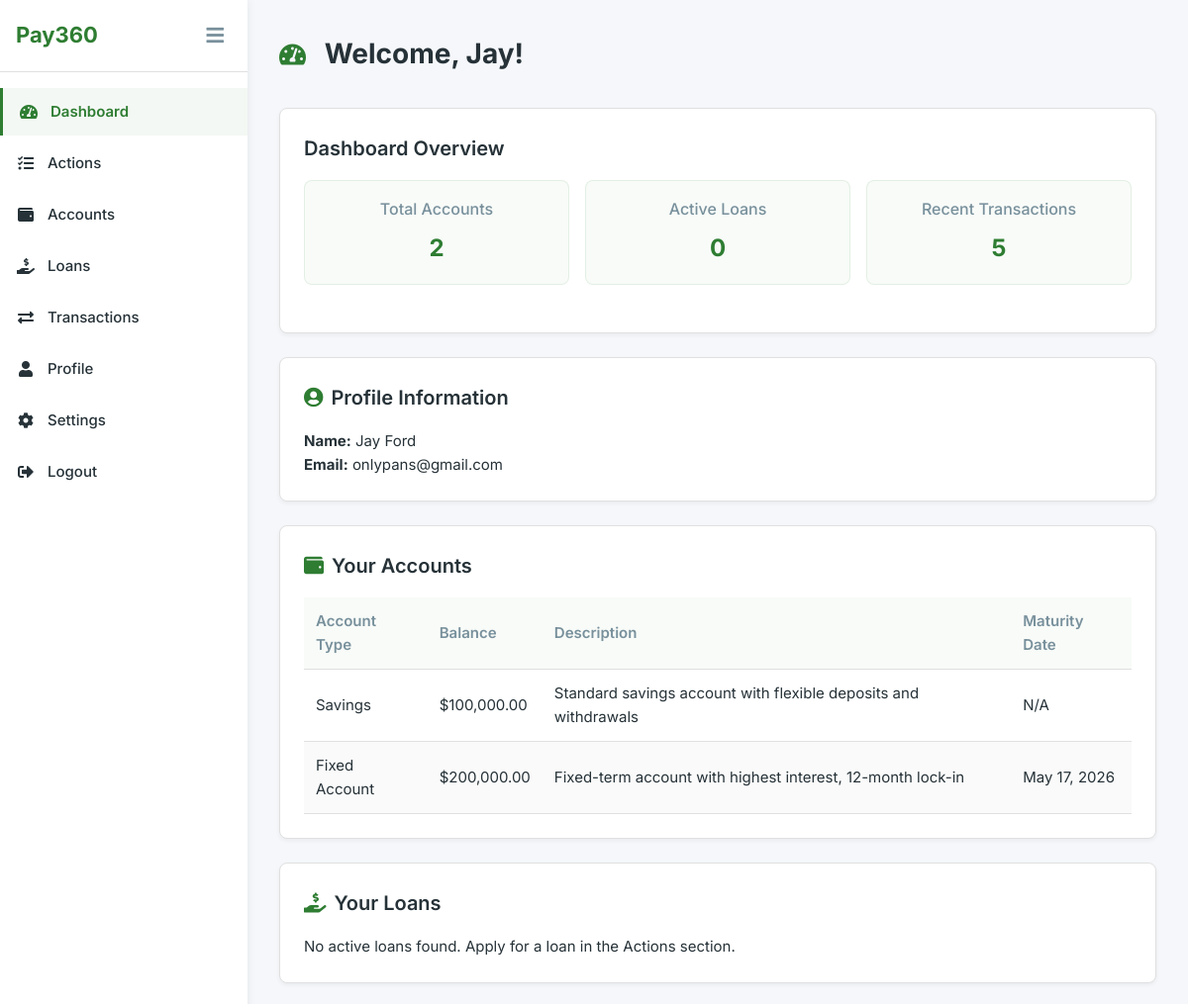
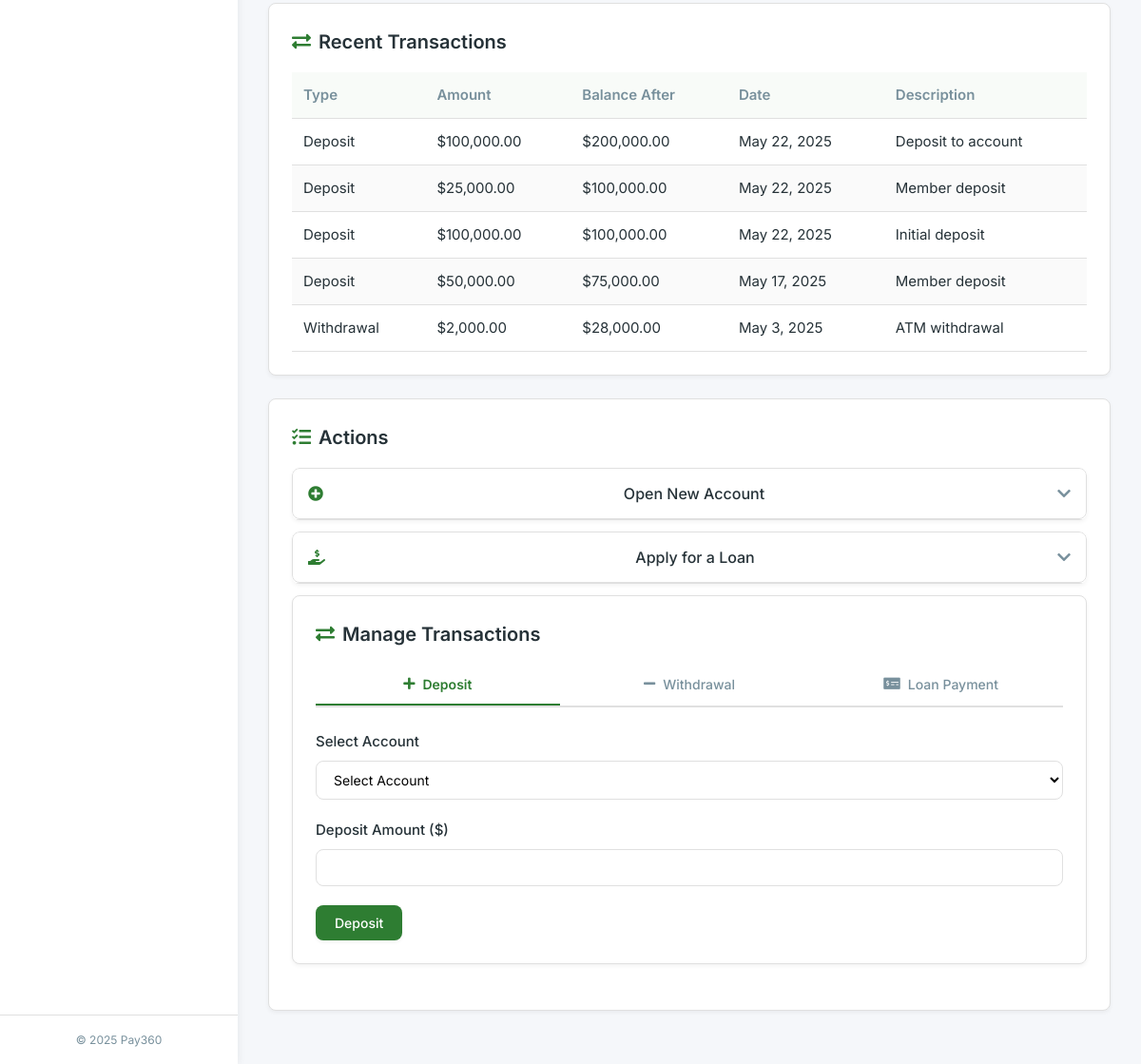
Page /MemberDashboard.php (signed in) on the committed database (2 pictures, top to bottom).
### tables this page shows
CREATE TABLE `member` (
  `MemberID` int(11) NOT NULL AUTO_INCREMENT,
  `Firstname` varchar(255) NOT NULL,
  `Middlename` varchar(255) NOT NULL,
  `Lastname` varchar(255) NOT NULL,
  `Gender` varchar(10) NOT NULL,
  `Birthdate` date NOT NULL,
  `House_No` int(10) NOT NULL,
  `Street` varchar(255) NOT NULL,
  `Barangay_or_Village` varchar(255) NOT NULL,
  `Municipality` varchar(255) NOT NULL,
  `City` varchar(255) NOT NULL,
  `Email` varchar(255) NOT NULL,
  `Password` varchar(255) NOT NULL,
  `Contact_No` varchar(20) NOT NULL,
  PRIMARY KEY (`MemberID`)
);

CREATE TABLE `account` (
  `AccountID` int(11) NOT NULL AUTO_INCREMENT,
  `MemberID` int(11) NOT NULL,
  `Account_Type` varchar(100) NOT NULL,
  `Balance` decimal(10,0) NOT NULL,
  PRIMARY KEY (`AccountID`),
  KEY `Member_ID` (`MemberID`),
  CONSTRAINT `Member_ID` FOREIGN KEY (`MemberID`) REFERENCES `member` (`MemberID`)
);

CREATE TABLE `account_types` (
  `type_id` int(11) NOT NULL AUTO_INCREMENT,
  `type_name` varchar(50) NOT NULL,
  `allows_deposits` tinyint(1) DEFAULT 1,
  `allows_withdrawals` tinyint(1) DEFAULT 1,
  `has_restrictions` tinyint(1) DEFAULT 0,
  `default_interest_rate` decimal(5,4) DEFAULT NULL,
  `minimum_opening_balance` decimal(15,2) DEFAULT NULL,
  `maintenance_fee` decimal(10,2) DEFAULT NULL,
  `description` text DEFAULT NULL,
  PRIMARY KEY (`type_id`),
  UNIQUE KEY `type_name` (`type_name`)
);

CREATE TABLE `account_restrictions` (
  `restriction_id` int(11) NOT NULL AUTO_INCREMENT,
  `AccountID` int(11) NOT NULL,
  `maturity_date` date DEFAULT NULL,
  `early_withdrawal_penalty` decimal(5,4) DEFAULT NULL,
  `minimum_balance` decimal(15,2) DEFAULT NULL,
  `restriction_description` text DEFAULT NULL,
  PRIMARY KEY (`restriction_id`),
  KEY `fk_account_restriction` (`AccountID`),
  CONSTRAINT `fk_account_restriction` FOREIGN KEY (`AccountID`) REFERENCES `account` (`AccountID`) ON DELETE CASCADE
);

CREATE TABLE `transactions` (
  `transaction_id` int(11) NOT NULL AUTO_INCREMENT,
  `AccountID` int(11) NOT NULL,
  `MemberID` int(11) NOT NULL,
  `transaction_type` enum('Deposit','Withdrawal','Interest','Fee','Transfer','Adjustment') NOT NULL,
  `amount` decimal(15,2) NOT NULL,
  `penalty_amount` decimal(15,2) DEFAULT 0.00,
  `balance_after` decimal(15,2) NOT NULL,
  `transaction_date` timestamp NOT NULL DEFAULT current_timestamp(),
  `description` varchar(255) DEFAULT NULL,
  `reference_number` varchar(50) DEFAULT NULL,
  `status` enum('Pending','Completed','Failed','Canceled') DEFAULT 'Completed',
  PRIMARY KEY (`transaction_id`),
  KEY `fk_transaction_account` (`AccountID`),
  KEY `fk_transaction_member` (`MemberID`),
  CONSTRAINT `fk_transaction_account` FOREIGN KEY (`AccountID`) REFERENCES `account` (`AccountID`) ON DELETE CASCADE,
  CONSTRAINT `fk_transaction_member` FOREIGN KEY (`MemberID`) REFERENCES `member` (`MemberID`) ON DELETE CASCADE
);

### MemberDashboard.php (the view, shortened to what the rows shown need)
<?php
require_once 'connect_db.php';
$user_id = $_SESSION['MemberID'];
$stmt = $con->prepare("SELECT Firstname, email, Lastname FROM member WHERE MemberID = ?");
$stmt->bind_param("i", $user_id);
$stmt->execute();
$result = $stmt->get_result();
$user = $result->fetch_assoc();
$account_query = "
    SELECT a.AccountID, a.Account_Type, a.Balance, at.description
    FROM account a
    JOIN account_types at ON a.Account_Type = at.type_name
    WHERE a.MemberID = ?
";
$account_stmt = $con->prepare($account_query);
$account_stmt->bind_param("i", $user_id);
$account_stmt->execute();
$accounts_result = $account_stmt->get_result();
$accounts = $accounts_result->fetch_all(MYSQLI_ASSOC);
$transaction_query = "
    SELECT transaction_id, transaction_type, amount, balance_after, transaction_date, description
    FROM transactions
    WHERE MemberID = ?
    ORDER BY transaction_date DESC
    LIMIT 5
";
$transaction_stmt = $con->prepare($transaction_query);
$transaction_stmt->bind_param("i", $user_id);
$transaction_stmt->execute();
$transactions_result = $transaction_stmt->get_result();
$transactions = $transactions_result->fetch_all(MYSQLI_ASSOC);
?>
<!DOCTYPE html>
<html lang="en">
<head>
    <link rel="stylesheet" href="https://cdnjs.cloudflare.com/ajax/libs/font-awesome/5.15.4/css/all.min.css">
    <link rel="stylesheet" href="member_dashboard.css">
</head>
<body>
    <div class="dashboard-container">
        <nav class="sidebar">
            <div class="sidebar-header">
                <div class="logo">
                    <h2>Pay360</h2>
                </div>
            </div>
        </nav>
        <main class="main-content">
            <header>
                <h1><i class="fas fa-tachometer-alt"></i> Welcome, <?php echo htmlspecialchars($user['Firstname'] ?? 'Member'); ?>!</h1>
            </header>
            <section class="dashboard-section" id="dashboard">
                <div class="dashboard-card">
                    <h2>Dashboard Overview</h2>
                </div>
                <div class="profile-card">
                    <h3><i class="fas fa-user-circle"></i> Profile Information</h3>
                    <p><strong>Name:</strong> <?php echo htmlspecialchars($user['Firstname'] . ' ' . $user['Lastname']); ?></p>
                    <p><strong>Email:</strong> <?php echo htmlspecialchars($user['email']); ?></p>
                </div>
            </section>
            <section class="dashboard-section" id="accounts">
                <div class="dashboard-card">
                    <h2><i class="fas fa-wallet"></i> Your Accounts</h2>
                    <?php if (count($accounts) > 0): ?>
                        <div class="table-wrapper">
                            <table class="accounts-table">
                                <thead>
                                    <tr>
                                        <th>Account Type</th>
                                        <th>Balance</th>
                                        <th>Description</th>
                                        <th>Maturity Date</th>
                                    </tr>
                                </thead>
                                <tbody>
                                    <?php
                                    $account_maturity_query = "
                                        SELECT a.AccountID, a.Account_Type, a.Balance, at.description, ar.maturity_date
                                        FROM account a
                                        JOIN account_types at ON a.Account_Type = at.type_name
                                        LEFT JOIN account_restrictions ar ON a.AccountID = ar.AccountID
                                        WHERE a.MemberID = ?
                                    ";
                                    $account_maturity_stmt = $con->prepare($account_maturity_query);
                                    $account_maturity_stmt->bind_param("i", $user_id);
                                    $account_maturity_stmt->execute();
                                    $accounts_with_maturity = $account_maturity_stmt->get_result()->fetch_all(MYSQLI_ASSOC);
                                    ?>
                                    <?php foreach ($accounts_with_maturity as $account): ?>
                                        <tr>
                                            <td><?php echo htmlspecialchars($account['Account_Type']); ?></td>
                                            <td>$<?php echo number_format($account['Balance'], 2); ?></td>
                                            <td><?php echo htmlspecialchars($account['description'] ?? 'N/A'); ?></td>
                                            <td><?php echo $account['maturity_date'] ? date('F j, Y', strtotime($account['maturity_date'])) : 'N/A'; ?></td>
                                        </tr>
                                    <?php endforeach; ?>
                                </tbody>
                            </table>
                        </div>
                    <?php else: ?>
                        <p>No accounts found. Open a new account in the Actions section.</p>
                    <?php endif; ?>
                </div>
            </section>
            <section class="dashboard-section" id="loans">
                <div class="dashboard-card">
                    <h2><i class="fas fa-hand-holding-usd"></i> Your Loans</h2>
                </div>
            </section>
            <section class="dashboard-section" id="transactions">
                <div class="dashboard-card">
                    <h2><i class="fas fa-exchange-alt"></i> Recent Transactions</h2>
                    <?php if (count($transactions) > 0): ?>
                        <div class="table-wrapper">
                            <table class="transactions-table">
                                <thead>
                                    <tr>
                                        <th>Type</th>
                                        <th>Amount</th>
                                        <th>Balance After</th>
                                        <th>Date</th>
                                        <th>Description</th>
                                    </tr>
                                </thead>
                                <tbody>
                                    <?php foreach ($transactions as $transaction): ?>
                                        <tr>
                                            <td><?php echo htmlspecialchars($transaction['transaction_type']); ?></td>
                                            <td>$<?php echo number_format($transaction['amount'], 2); ?></td>
                                            <td>$<?php echo number_format($transaction['balance_after'], 2); ?></td>
                                            <td><?php echo date('F j, Y', strtotime($transaction['transaction_date'])); ?></td>
                                            <td><?php echo htmlspecialchars($transaction['description'] ?? 'N/A'); ?></td>
                                        </tr>
                                    <?php endforeach; ?>
                                </tbody>
                            </table>
                        </div>
                    <?php else: ?>
                        <p>No recent transactions found.</p>
                    <?php endif; ?>
                </div>
            </section>
            <section class="dashboard-section" id="actions">
                <div class="dashboard-card">
                    <h2><i class="fas fa-tasks"></i> Actions</h2>
                </div>
            </section>
        </main>
    </div>
</body>
</html>

### rows in the picture
member: Firstname "Jay", Firstname+Lastname "Jay Ford", Email "onlypans@gmail.com"
account: Account_Type "Savings", Balance "100,000.00", account_types.description "Standard savings account with flexible deposits and withdrawals", shows "N/A"
account: Account_Type "Fixed Account", Balance "200,000.00", account_types.description "Fixed-term account with highest interest, 12-month lock-in", account_restrictions.maturity_date "May 17, 2026"
transactions: transaction_type "Deposit", amount "100,000.00", balance_after "200,000.00", transaction_date "May 22, 2025", description "Deposit to account"
transactions: transaction_type "Deposit", amount "25,000.00", balance_after "100,000.00", transaction_date "May 22, 2025", description "Member deposit"
transactions: transaction_type "Deposit", amount "100,000.00", balance_after "100,000.00", transaction_date "May 22, 2025", description "Initial deposit"
transactions: transaction_type "Deposit", amount "50,000.00", balance_after "75,000.00", transaction_date "May 17, 2025", description "Member deposit"
transactions: transaction_type "Withdrawal", amount "2,000.00", balance_after "28,000.00", transaction_date "May 3, 2025", description "ATM withdrawal"

### other values in the picture
count($accounts) "2"
count($loans) "0"
count($transactions) "5"
